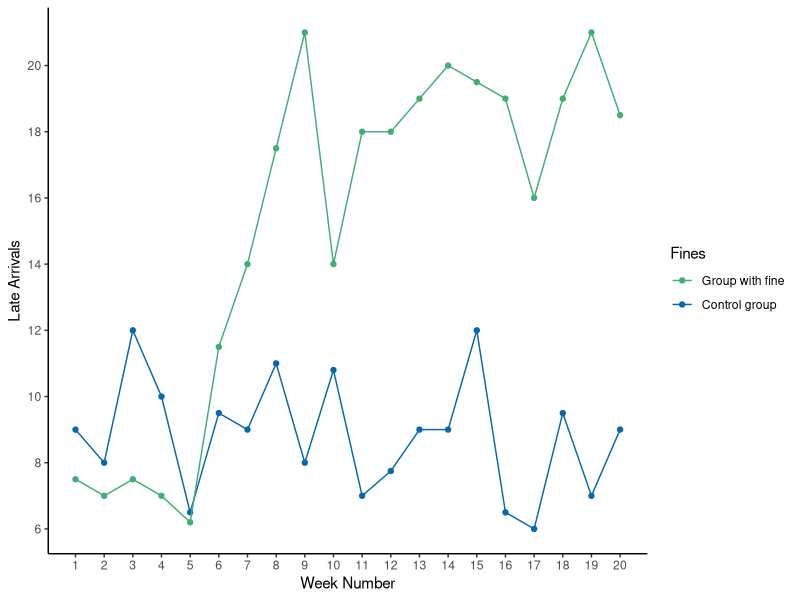

Write the R code that produced this figure.
library(ggplot2)
library(ggthemes)

#Need to add actual values
GR_2000 <- data.frame("weeknum" = 1:20, 
                      "fine" = c(9, 8, 12, 10, 6.5, 9.5, 9, 11, 8, 10.8,
                                 7, 7.75, 9, 9, 12, 6.5, 6, 9.5, 7, 9 ), 
                      "control" = c(7.5, 7, 7.5, 7, 6.2, 11.5, 14, 17.5, 21, 14,
                                    18, 18, 19, 20, 19.5, 19, 16, 19, 21, 18.5)
)

BHcolors <- c("#41ae76", "#0868ac")

fines <- ggplot(data = GR_2000, aes(x = weeknum)) +
  geom_point(aes(y = fine, color = BHcolors[1])) + 
  geom_line(aes(y = fine, color = BHcolors[1])) +
  geom_point(aes(y = control, color = BHcolors[2])) + 
  geom_line(aes(y = control, color = BHcolors[2])) +
  scale_color_manual("Fines", values = BHcolors, labels=c("Group with fine","Control group")) +
  scale_x_continuous(breaks = scales::pretty_breaks(n = 20)) +
  scale_y_continuous(breaks = scales::pretty_breaks(n = 6)) +
  xlab("Week Number") + 
  ylab("Late Arrivals") +
  theme_classic()


ggsave("people/Gneezy_Rustichini_2000.pdf", width = 10, height = 5)
